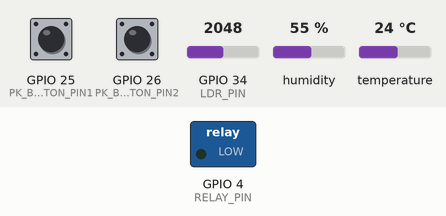
The sketch below on a simulated ESP32. On the bench: switched loads named in the sketch (green lamp = pin HIGH). The inputs (shaded band) are chosen by the test bench; at power-on: GPIO 25 (PK_BUTTON_PIN1) HIGH, GPIO 26 (PK_BUTTON_PIN2) HIGH, GPIO 34 (LDR_PIN) = 2048, humidity 55 %, temperature 24 °C. What the sketch prints to the serial monitor is not drawn.

Above: at 4.8 s.
4.9 s: GPIO 25 (PK_BUTTON_PIN1) pulled LOW for 1.3 s
At 6.3 s:
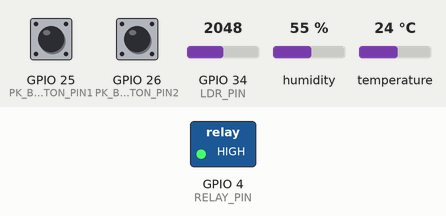
Timing chart, 0 to 9.5 s (numbered marks = the images above; inputs shaded):
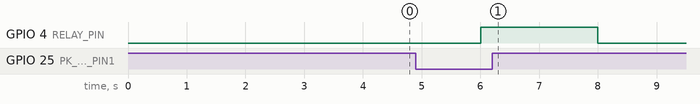

Measured:
- after the input at 4.9 s, GPIO 4 (RELAY_PIN): LOW → HIGH after 1.1 s, → LOW 2.0 s later

The sketch:

sketch.ino
```cpp
#include <DHT.h>

#define DHTPIN 13          // Pino de conexão do DHT22
#define DHTTYPE DHT22      // Tipo do sensor DHT22
DHT dht(DHTPIN, DHTTYPE);

#define LDR_PIN 34         // Alterado para um pino analógico
#define PK_BUTTON_PIN1 25  // Botão para representar o sensor de Fósforo (P)
#define PK_BUTTON_PIN2 26  // Botão para representar o sensor de Potássio (K)
#define RELAY_PIN 4        // Pino do relé para a bomba de água

const unsigned long intervaloLeitura = 2000;
unsigned long ultimoTempo = 0;

void setup() {
  Serial.begin(115200);
  pinMode(PK_BUTTON_PIN1, INPUT_PULLUP);  // Botão P
  pinMode(PK_BUTTON_PIN2, INPUT_PULLUP);  // Botão K
  pinMode(RELAY_PIN, OUTPUT);             // Relé da bomba
  dht.begin();
}

void loop() {
  unsigned long tempoAtual = millis();
  if (tempoAtual - ultimoTempo >= intervaloLeitura) {
    ultimoTempo = tempoAtual;

    // Leitura dos sensores
    bool isPDetected = digitalRead(PK_BUTTON_PIN1) == LOW;
    bool isKDetected = digitalRead(PK_BUTTON_PIN2) == LOW;
    float humidity = dht.readHumidity();

    if (isnan(humidity)) {
      Serial.println("Erro ao ler o sensor DHT22!");
      humidity = 0;  // Ou um valor padrão
    }

    int ldrValue = analogRead(LDR_PIN);

    // Critérios para acionar o relé
    bool needIrrigation = (humidity < 50) && (isPDetected || isKDetected) && (ldrValue < 2000);

    // Ativa ou desativa o relé com base na necessidade de irrigação
    digitalWrite(RELAY_PIN, needIrrigation ? HIGH : LOW);

    // Envia os dados para o monitor serial para armazenamento manual
    Serial.print("P: "); Serial.print(isPDetected);
    Serial.print(" K: "); Serial.print(isKDetected);
    Serial.print(" Humidity: "); Serial.print(humidity);
    Serial.print(" LDR(pH): "); Serial.print(ldrValue);
    Serial.print(" Relay: ");
    if (!digitalRead(PK_BUTTON_PIN1)){
      digitalWrite(RELAY_PIN, HIGH);
      Serial.print("ON - Bomba de água ligada!");
    } else {
      digitalWrite(RELAY_PIN, LOW);
      Serial.print("OFF - Bomba de água desligada!");
    }
  }

}
```
